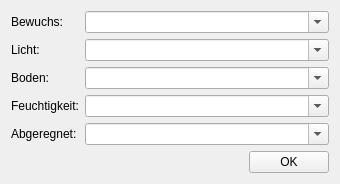
<?xml version="1.0" encoding="UTF-8"?>
<ui version="4.0">
 <class>apisShardingConditionDialog</class>
 <widget class="QDialog" name="apisShardingConditionDialog">
  <property name="windowModality">
   <enum>Qt::ApplicationModal</enum>
  </property>
  <property name="geometry">
   <rect>
    <x>0</x>
    <y>0</y>
    <width>340</width>
    <height>180</height>
   </rect>
  </property>
  <property name="windowTitle">
   <string>APIS Begehung Zustand</string>
  </property>
  <property name="windowIcon">
   <iconset resource="resource.qrc">
    <normaloff>:/plugins/APIS/icons/apis.png</normaloff>:/plugins/APIS/icons/apis.png</iconset>
  </property>
  <property name="modal">
   <bool>true</bool>
  </property>
  <layout class="QVBoxLayout" name="verticalLayout">
   <item>
    <layout class="QFormLayout" name="formLayout">
     <item row="0" column="0">
      <widget class="QLabel" name="label_11">
       <property name="text">
        <string>Bewuchs:</string>
       </property>
      </widget>
     </item>
     <item row="1" column="0">
      <widget class="QLabel" name="label_12">
       <property name="text">
        <string>Licht:</string>
       </property>
      </widget>
     </item>
     <item row="2" column="0">
      <widget class="QLabel" name="label_13">
       <property name="text">
        <string>Boden:</string>
       </property>
      </widget>
     </item>
     <item row="3" column="0">
      <widget class="QLabel" name="label_14">
       <property name="text">
        <string>Feuchtigkeit:</string>
       </property>
      </widget>
     </item>
     <item row="4" column="0">
      <widget class="QLabel" name="label_15">
       <property name="text">
        <string>Abgeregnet:</string>
       </property>
      </widget>
     </item>
     <item row="0" column="1">
      <widget class="QComboBox" name="uiConditionPlantCoverCombo">
       <property name="editable">
        <bool>true</bool>
       </property>
       <property name="currentIndex">
        <number>-1</number>
       </property>
       <item>
        <property name="text">
         <string>kein Bewuchs</string>
        </property>
       </item>
       <item>
        <property name="text">
         <string>wenig Bewuchs</string>
        </property>
       </item>
       <item>
        <property name="text">
         <string>dichter Bewuchs</string>
        </property>
       </item>
      </widget>
     </item>
     <item row="1" column="1">
      <widget class="QComboBox" name="uiConditionLightCombo">
       <property name="editable">
        <bool>true</bool>
       </property>
       <property name="currentIndex">
        <number>-1</number>
       </property>
       <item>
        <property name="text">
         <string>Sonne</string>
        </property>
       </item>
       <item>
        <property name="text">
         <string>Schatten</string>
        </property>
       </item>
       <item>
        <property name="text">
         <string>wechselndes Licht</string>
        </property>
       </item>
      </widget>
     </item>
     <item row="2" column="1">
      <widget class="QComboBox" name="uiConditionSoilCombo">
       <property name="editable">
        <bool>true</bool>
       </property>
       <property name="currentIndex">
        <number>-1</number>
       </property>
       <item>
        <property name="text">
         <string>Boden geeggt</string>
        </property>
       </item>
       <item>
        <property name="text">
         <string>Boden gepflügt</string>
        </property>
       </item>
       <item>
        <property name="text">
         <string>Boden ungepflügt</string>
        </property>
       </item>
      </widget>
     </item>
     <item row="3" column="1">
      <widget class="QComboBox" name="uiConditionMoistureCombo">
       <property name="editable">
        <bool>true</bool>
       </property>
       <property name="currentIndex">
        <number>-1</number>
       </property>
       <item>
        <property name="text">
         <string>feucht</string>
        </property>
       </item>
       <item>
        <property name="text">
         <string>trocken</string>
        </property>
       </item>
       <item>
        <property name="text">
         <string>staubig</string>
        </property>
       </item>
      </widget>
     </item>
     <item row="4" column="1">
      <widget class="QComboBox" name="uiConditionRainCombo">
       <property name="editable">
        <bool>true</bool>
       </property>
       <property name="currentIndex">
        <number>-1</number>
       </property>
       <item>
        <property name="text">
         <string>gut abgeregnet</string>
        </property>
       </item>
       <item>
        <property name="text">
         <string>mittel abgeregnet</string>
        </property>
       </item>
       <item>
        <property name="text">
         <string>schlecht abgeregnet</string>
        </property>
       </item>
      </widget>
     </item>
    </layout>
   </item>
   <item>
    <layout class="QHBoxLayout" name="horizontalLayout_2">
     <property name="sizeConstraint">
      <enum>QLayout::SetDefaultConstraint</enum>
     </property>
     <item>
      <spacer name="horizontalSpacer">
       <property name="orientation">
        <enum>Qt::Horizontal</enum>
       </property>
       <property name="sizeHint" stdset="0">
        <size>
         <width>40</width>
         <height>20</height>
        </size>
       </property>
      </spacer>
     </item>
     <item>
      <widget class="QPushButton" name="uiOkBtn">
       <property name="text">
        <string>OK</string>
       </property>
       <property name="icon">
        <iconset resource="resource.qrc">
         <normaloff>:/plugins/APIS/icons/ok.png</normaloff>:/plugins/APIS/icons/ok.png</iconset>
       </property>
       <property name="iconSize">
        <size>
         <width>11</width>
         <height>11</height>
        </size>
       </property>
       <property name="autoDefault">
        <bool>false</bool>
       </property>
      </widget>
     </item>
    </layout>
   </item>
  </layout>
 </widget>
 <resources>
  <include location="resource.qrc"/>
 </resources>
 <connections/>
</ui>
